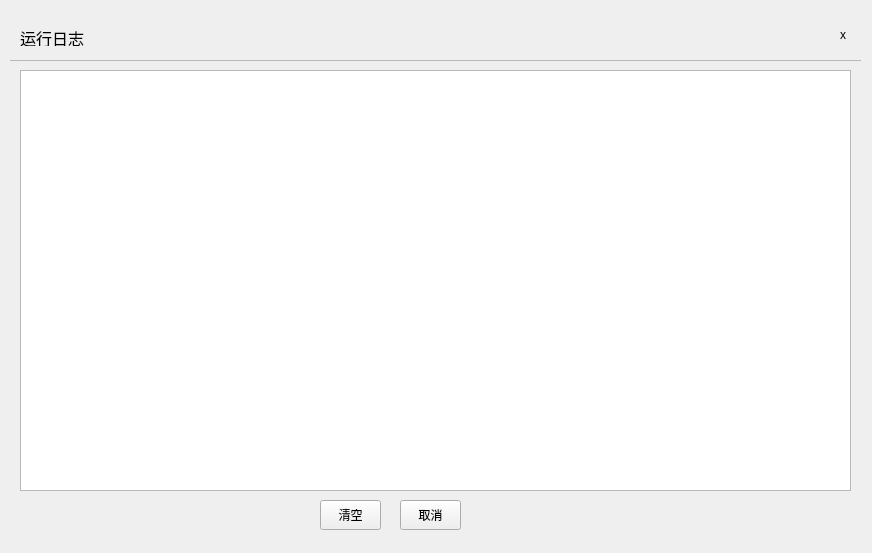
<?xml version="1.0" encoding="UTF-8"?>
<ui version="4.0">
 <class>Form</class>
 <widget class="QWidget" name="Form">
  <property name="geometry">
   <rect>
    <x>0</x>
    <y>0</y>
    <width>872</width>
    <height>553</height>
   </rect>
  </property>
  <property name="minimumSize">
   <size>
    <width>860</width>
    <height>510</height>
   </size>
  </property>
  <property name="windowTitle">
   <string>详情页</string>
  </property>
  <property name="styleSheet">
   <string notr="true"/>
  </property>
  <widget class="QWidget" name="centralWidget" native="true">
   <property name="geometry">
    <rect>
     <x>10</x>
     <y>10</y>
     <width>851</width>
     <height>531</height>
    </rect>
   </property>
   <widget class="QPlainTextEdit" name="logTextEdit">
    <property name="geometry">
     <rect>
      <x>10</x>
      <y>60</y>
      <width>831</width>
      <height>421</height>
     </rect>
    </property>
    <property name="readOnly">
     <bool>true</bool>
    </property>
    <property name="placeholderText">
     <string/>
    </property>
   </widget>
   <widget class="QPushButton" name="cancelBtn">
    <property name="geometry">
     <rect>
      <x>390</x>
      <y>490</y>
      <width>61</width>
      <height>30</height>
     </rect>
    </property>
    <property name="minimumSize">
     <size>
      <width>60</width>
      <height>30</height>
     </size>
    </property>
    <property name="text">
     <string>取消</string>
    </property>
   </widget>
   <widget class="QPushButton" name="clearBtn">
    <property name="geometry">
     <rect>
      <x>310</x>
      <y>490</y>
      <width>61</width>
      <height>30</height>
     </rect>
    </property>
    <property name="minimumSize">
     <size>
      <width>60</width>
      <height>30</height>
     </size>
    </property>
    <property name="text">
     <string>清空</string>
    </property>
   </widget>
   <widget class="QFrame" name="titleFrame">
    <property name="geometry">
     <rect>
      <x>-20</x>
      <y>-10</y>
      <width>881</width>
      <height>61</height>
     </rect>
    </property>
    <property name="frameShape">
     <enum>QFrame::StyledPanel</enum>
    </property>
    <property name="frameShadow">
     <enum>QFrame::Raised</enum>
    </property>
    <widget class="QLabel" name="label_2">
     <property name="geometry">
      <rect>
       <x>30</x>
       <y>30</y>
       <width>81</width>
       <height>16</height>
      </rect>
     </property>
     <property name="styleSheet">
      <string notr="true">font-size: 16px;</string>
     </property>
     <property name="text">
      <string>运行日志</string>
     </property>
    </widget>
    <widget class="QLabel" name="closeBtnLabel">
     <property name="geometry">
      <rect>
       <x>850</x>
       <y>30</y>
       <width>10</width>
       <height>10</height>
      </rect>
     </property>
     <property name="maximumSize">
      <size>
       <width>10</width>
       <height>10</height>
      </size>
     </property>
     <property name="text">
      <string>x</string>
     </property>
    </widget>
   </widget>
  </widget>
 </widget>
 <resources/>
 <connections/>
</ui>
